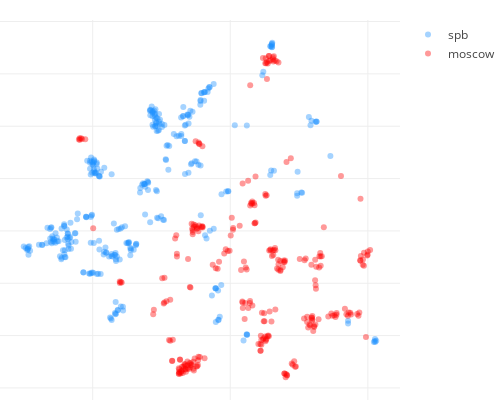

Notebook source saved alongside this figure:
### Code cell
def locations_scatter_plot(locs_x, locs_y, 
                           opposite_locs_x,opposite_locs_y,
                          locs_labels, opposite_locs_labels):
    MARKER_OPACITY = 0.4
    PLOT_HEIGHT = 400
    PLOT_WIDTH = 500
    TARGET_COLOR = 'dodgerblue'
    OPPOSITE_COLOR = 'red'
    MARGIN = dict(l=0, r=30, b=0, t=20)
    
    
    def create_scatter(x, y, colors, labels, name):
        return go.Scatter(x=x, y=y,
                          mode='markers',
                          hoverinfo='text', 
                          text=labels, name=name,
                          marker=dict(opacity=MARKER_OPACITY, 
                                       color=colors))
    
    data = [create_scatter(locs_x, locs_y, TARGET_COLOR, 
                           locs_labels, CITY),
            create_scatter(opposite_locs_x, opposite_locs_y, 
                           OPPOSITE_COLOR, opposite_locs_labels, 
                           opposite_city)]

    axis_style = dict(showticklabels=False, zeroline=False)
    layout = go.Layout(height=PLOT_HEIGHT, width=PLOT_WIDTH,
                        margin=MARGIN, hovermode='closest',
                        xaxis=axis_style, yaxis=axis_style)

    fig = go.Figure(data=data, layout=layout)

    py.iplot(fig, show_link=False)


locations_scatter_plot(np.array(visual_data[0])[indexes_target],
                       np.array(visual_data[1])[indexes_target], 
                       np.array(visual_data[0])[indexes_opposite],
                       np.array(visual_data[1])[indexes_opposite],
                       labels[indexes_target], labels[indexes_opposite])

### Figure 1 — Plotly figure (JSON) as saved in the notebook; plotly's stock layout.template omitted (floating-point values rounded to 4 significant figures; data arrays with more than 128 entries replaced by an {"elided": "..."} marker saying what was removed)
{"data": [{"hoverinfo": "text", "marker": {"color": "dodgerblue", "opacity": 0.4}, "mode": "markers", "name": "spb", "text": {"elided": "319 str values"}, "type": "scatter", "uid": "f6f8210c-23ac-11e9-a273-3c15c2cf2370", "x": {"elided": "319 float values"}, "y": {"elided": "319 float values"}}, {"hoverinfo": "text", "marker": {"color": "red", "opacity": 0.4}, "mode": "markers", "name": "moscow", "text": {"elided": "274 str values"}, "type": "scatter", "uid": "f6f82b28-23ac-11e9-b01d-3c15c2cf2370", "x": {"elided": "274 float values"}, "y": {"elided": "274 float values"}}], "layout": {"height": 400, "hovermode": "closest", "margin": {"b": 0, "l": 0, "r": 30, "t": 20}, "width": 500, "xaxis": {"showticklabels": false, "zeroline": false}, "yaxis": {"showticklabels": false, "zeroline": false}}}
